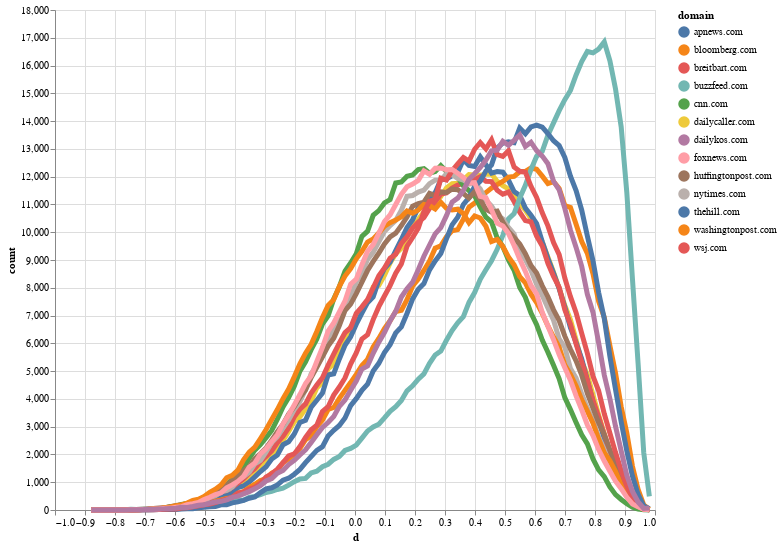

Notebook code cell kept with this figure:
### Code cell
highlight = alt.selection(
    type='single',
    on='mouseover',
    fields=['domain'],
    nearest=True,
)

base = (alt
    .Chart(hist_df, width=700, height=500)
    .encode(x='d', y='count', color='domain'))

points = (base
    .mark_circle()
    .encode(opacity=alt.value(0))
    .add_selection(highlight)
    .properties(width=600))

lines = (base
    .mark_line()
    .encode(size=alt.condition(~highlight, alt.value(2), alt.value(5)), tooltip='domain'))

points + lines

### Figure 1 — Vega-Lite specification as saved in the notebook (floating-point values rounded to 4 significant figures; data arrays with more than 128 entries replaced by an {"elided": "..."} marker saying what was removed)
{"$schema": "https://vega.github.io/schema/vega-lite/v2.6.0.json", "config": {"view": {"height": 300, "width": 400}}, "datasets": {"data-f21138ac7749674418d237706f85adc4": {"elided": "1300 records"}}, "layer": [{"data": {"name": "data-f21138ac7749674418d237706f85adc4"}, "encoding": {"color": {"field": "domain", "type": "nominal"}, "opacity": {"value": 0}, "x": {"field": "d", "type": "quantitative"}, "y": {"field": "count", "type": "quantitative"}}, "height": 500, "mark": "circle", "selection": {"selector001": {"empty": "all", "fields": ["domain"], "nearest": true, "on": "mouseover", "resolve": "global", "type": "single"}}, "width": 600}, {"data": {"name": "data-f21138ac7749674418d237706f85adc4"}, "encoding": {"color": {"field": "domain", "type": "nominal"}, "size": {"condition": {"selection": {"not": "selector001"}, "value": 2}, "value": 5}, "tooltip": {"field": "domain", "type": "nominal"}, "x": {"field": "d", "type": "quantitative"}, "y": {"field": "count", "type": "quantitative"}}, "height": 500, "mark": "line", "width": 700}]}
